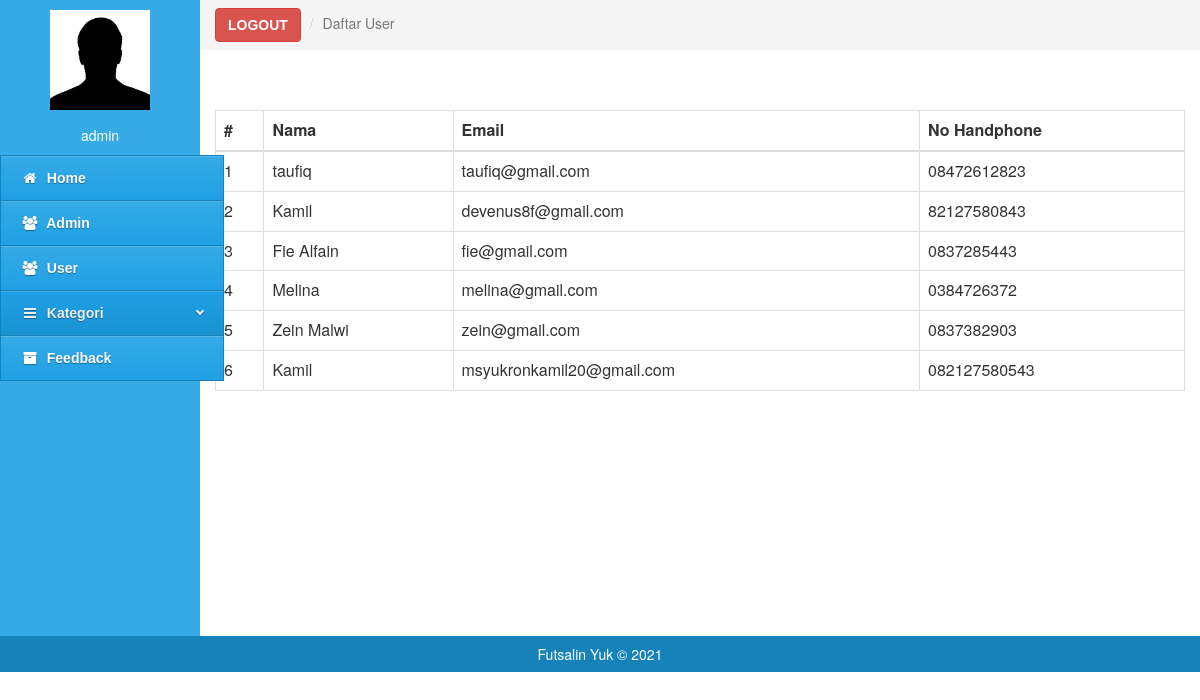
/admin-tool/user.php (signed in), run on the app's committed database.
### tables this page shows
CREATE TABLE `user` (
  `id` int(255) NOT NULL,
  `nama` varchar(255) DEFAULT NULL,
  `email` varchar(255) NOT NULL,
  `no_hp` varchar(200) DEFAULT NULL,
  `password` varchar(200) DEFAULT NULL,
  `type_user` varchar(10) DEFAULT NULL,
  `img` varchar(200) DEFAULT NULL
);

### admin-tool/user.php (the view, shortened to what this page needs)
<?php
include '../config/connection.php';
$query = mysqli_query($conn, "SELECT * FROM user WHERE type_user='member'");
?>
<!doctype>
<html lang='ind'>
<head>
   <link rel="stylesheet" href="../assets/css/styles-menu-admin.css">
   <link rel="stylesheet" href="../assets/css/bootstrap.min.css">
   <link rel="stylesheet" href="../assets/css/font-awesome.min.css">
</head>
<body>
   <div class="col-md-2 colmenu" style="padding:0;">
      <div class="col-md-12" style="padding:10px;"><center><img src="../assets/img/profil.jpg" alt="" height="100px" width="100px"></center></div>
      <div class="col-md-12" style="padding:5px;padding-bottom:10px;color:#fff;"><center><?= $_SESSION["nama"] ?></center></div>
      <div id='cssmenu'>
<ul>
   <li><a href='home.php'><i class="fa fa-home fa-fw"></i>&nbsp; Home</a></li>
   <li><a href='admin.php'><i class="fa fa-users fa-fw"></i>&nbsp; Admin</a></li>
   <li><a href='user.php'><i class="fa fa-users fa-fw"></i>&nbsp; User</a></li>
   <li class='active has-sub'><a href='#'><i class="fa fa-bars fa-fw"></i>&nbsp; Kategori</a>
   </li>
   <li><a href='daftar_feedback.php'><i class="fa fa-archive fa-fw"></i>&nbsp; Feedback</a></li>
</div>
   </div>
    <div class="col-md-10" style="padding:0px">
      <ol class="breadcrumb" style="margin:0;border-radius:0;">
	  <li> <a class="btn btn-danger my-2 my-sm-0 text-light"  style="font-family: Arial; font-weight: bold;"   href="../Login/logout.php">LOGOUT</a> </li>
          <li class="active">Daftar User</li>
      </ol>
   </div>
   <div class="col-md-10" style="margin-top: 0px;">
				<?php if(mysqli_num_rows($query) < 1){ ?>
					<div class="text-center">
						<p>There is no data</p>
						<a href="lapangan.php" class="btn btn-dark text-center">Add Product</a>
					</div>
				<?php }else{ ?>
					<br>
					<br><br>
					<table class="table table-bordered mt-3">
						<thead class="thead-dark">
							<tr>
								<th width="5%">#</th>
								<th>Nama</th>
								<th>Email</th>
                                <th>No Handphone</th>
							</tr>
						</thead>
						<tbody>
							<?php $no = 0 ?>
							<?php while($data = mysqli_fetch_array($query)){ ?>
								<tr>
									<td><?php echo $no + 1; ?></td>
									<td><?php echo $data['nama'] ?></td>
									<td><?php echo $data['email'] ?></td>
                                    <td><?php echo $data['no_hp'] ?></td>
									<?php $no++; ?>
								</tr>
							<?php } ?>
						</tbody>
					</table>
				<?php } ?>
			</div>
   <div class="col-md-12" style="background:#1682ba;padding:8px;color:#fff;"><center>Futsalin Yuk</a> &copy 2021</center></div>
</body>
<html>

### assets/css/styles-menu-admin.css (style rules this page uses)
#cssmenu, #cssmenu ul, #cssmenu ul li, #cssmenu ul li a { margin: 0; padding: 0; border: 0; list-style: none; line-height: 1; display: block; position: relative; -webkit-box-sizing: border-box; -moz-box-sizing: border-box; box-sizing: border-box; }
#cssmenu { width: 224px; font-family: Helvetica, Arial, sans-serif; color: #ffffff; float: left; }
#cssmenu > ul > li > a { padding: 15px 20px; border-left: 1px solid #1682ba; border-right: 1px solid #1682ba; border-top: 1px solid #1682ba; cursor: pointer; z-index: 2; font-size: 14px; font-weight: bold; text-decoration: none; color: #ffffff; text-shadow: 0 1px 1px rgba(0, 0, 0, 0.35); background: #36aae7; background: -webkit-linear-gradient(#36aae7, #1fa0e4); background: -moz-linear-gradient(#36aae7, #1fa0e4); background: -o-linear-gradient(#36aae7, #1fa0e4); background: -ms-linear-gradient(#36aae7, #1fa0e4); background: linear-gradient(#36aae7, #1fa0e4); box-shadow: inset 0 1px 0 rgba(255, 255, 255, 0.15); }
#cssmenu > ul > li > a:hover, #cssmenu > ul > li.active > a, #cssmenu > ul > li.open > a { color: #eeeeee; background: #1fa0e4; background: -webkit-linear-gradient(#1fa0e4, #1992d1); background: -moz-linear-gradient(#1fa0e4, #1992d1); background: -o-linear-gradient(#1fa0e4, #1992d1); background: -ms-linear-gradient(#1fa0e4, #1992d1); background: linear-gradient(#1fa0e4, #1992d1); }
#cssmenu > ul > li:last-child > a, #cssmenu > ul > li.last > a { border-bottom: 1px solid #1682ba; }
.colmenu { background:#36aae7;padding:0; height:636px; }

### data on the page
user: nama "taufiq", email "taufiq@gmail.com", no_hp "08472612823"
user: nama "Kamil", email "devenus8f@gmail.com", no_hp "82127580843"
user: nama "Fie Alfain", email "fie@gmail.com", no_hp "0837285443"
user: nama "Melina", email "melina@gmail.com", no_hp "0384726372"
user: nama "Zein Malwi", email "zein@gmail.com", no_hp "0837382903"
user: nama "Kamil", email "msyukronkamil20@gmail.com", no_hp "082127580543"

### other printed values
$_SESSION["nama"] "admin"
